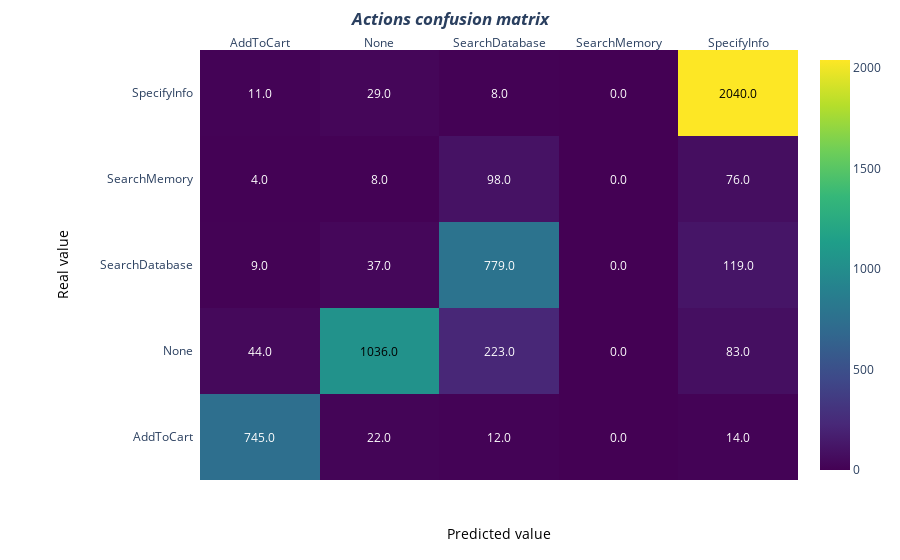

Here is the notebook cell this chart was saved with:
### Code cell
import matplotlib.pyplot as plt
import seaborn as sn
import plotly.figure_factory as ff

znp = np.array(df_test_validation.confusion_matrix[0])
print("original:")
print(znp)
z = znp.transpose()
print("transpose:")
print(z)
x = ['AddToCart', 'None', 'SearchDatabase', 'SearchMemory', 'SpecifyInfo']
y = ['AddToCart', 'None', 'SearchDatabase', 'SearchMemory', 'SpecifyInfo']
     
# change each element of z to type string for annotations
z_text = [[str(y) for y in x] for x in z]
     
# set up figure 
fig = ff.create_annotated_heatmap(z, x=x, y=y, annotation_text=z_text, colorscale='Viridis')

# add title
fig.update_layout(title_text='<i><b>Actions confusion matrix</b></i>',title_x=0.5
                  #xaxis = dict(title='x'),
                  #yaxis = dict(title='x')
                 )

# add custom xaxis title
fig.add_annotation(dict(font=dict(color="black",size=14),
                        x=0.5,
                        y=-0.15,
                        showarrow=False,
                        text="Predicted value",
                        xref="paper",
                        yref="paper"))

# add custom yaxis title
fig.add_annotation(dict(font=dict(color="black",size=14),
                        x=-0.25,
                        y=0.5,
                        showarrow=False,
                        text="Real value",
                        textangle=-90,
                        xref="paper",
                        yref="paper"))

# adjust margins to make room for yaxis title
fig.update_layout(margin=dict(t=50, l=200))

# add colorbar
fig['data'][0]['showscale'] = True
fig.show()
# fig.write_image("plots/action_confusion_matrix.png")

### Figure 1 — Plotly figure (JSON) as saved in the notebook; plotly's stock layout.template omitted (floating-point values rounded to 4 significant figures)
{"data": [{"colorscale": [[0, "#440154"], [0.1111, "#482878"], [0.2222, "#3e4989"], [0.3333, "#31688e"], [0.4444, "#26828e"], [0.5556, "#1f9e89"], [0.6667, "#35b779"], [0.7778, "#6ece58"], [0.8889, "#b5de2b"], [1, "#fde725"]], "reversescale": false, "showscale": true, "type": "heatmap", "x": ["AddToCart", "None", "SearchDatabase", "SearchMemory", "SpecifyInfo"], "y": ["AddToCart", "None", "SearchDatabase", "SearchMemory", "SpecifyInfo"], "z": [[745, 22, 12, 0, 14], [44, 1036, 223, 0, 83], [9, 37, 779, 0, 119], [4, 8, 98, 0, 76], [11, 29, 8, 0, 2040]]}], "layout": {"annotations": [{"font": {"color": "#FFFFFF"}, "showarrow": false, "text": "745.0", "x": "AddToCart", "xref": "x", "y": "AddToCart", "yref": "y"}, {"font": {"color": "#FFFFFF"}, "showarrow": false, "text": "22.0", "x": "None", "xref": "x", "y": "AddToCart", "yref": "y"}, {"font": {"color": "#FFFFFF"}, "showarrow": false, "text": "12.0", "x": "SearchDatabase", "xref": "x", "y": "AddToCart", "yref": "y"}, {"font": {"color": "#FFFFFF"}, "showarrow": false, "text": "0.0", "x": "SearchMemory", "xref": "x", "y": "AddToCart", "yref": "y"}, {"font": {"color": "#FFFFFF"}, "showarrow": false, "text": "14.0", "x": "SpecifyInfo", "xref": "x", "y": "AddToCart", "yref": "y"}, {"font": {"color": "#FFFFFF"}, "showarrow": false, "text": "44.0", "x": "AddToCart", "xref": "x", "y": "None", "yref": "y"}, {"font": {"color": "#000000"}, "showarrow": false, "text": "1036.0", "x": "None", "xref": "x", "y": "None", "yref": "y"}, {"font": {"color": "#FFFFFF"}, "showarrow": false, "text": "223.0", "x": "SearchDatabase", "xref": "x", "y": "None", "yref": "y"}, {"font": {"color": "#FFFFFF"}, "showarrow": false, "text": "0.0", "x": "SearchMemory", "xref": "x", "y": "None", "yref": "y"}, {"font": {"color": "#FFFFFF"}, "showarrow": false, "text": "83.0", "x": "SpecifyInfo", "xref": "x", "y": "None", "yref": "y"}, {"font": {"color": "#FFFFFF"}, "showarrow": false, "text": "9.0", "x": "AddToCart", "xref": "x", "y": "SearchDatabase", "yref": "y"}, {"font": {"color": "#FFFFFF"}, "showarrow": false, "text": "37.0", "x": "None", "xref": "x", "y": "SearchDatabase", "yref": "y"}, {"font": {"color": "#FFFFFF"}, "showarrow": false, "text": "779.0", "x": "SearchDatabase", "xref": "x", "y": "SearchDatabase", "yref": "y"}, {"font": {"color": "#FFFFFF"}, "showarrow": false, "text": "0.0", "x": "SearchMemory", "xref": "x", "y": "SearchDatabase", "yref": "y"}, {"font": {"color": "#FFFFFF"}, "showarrow": false, "text": "119.0", "x": "SpecifyInfo", "xref": "x", "y": "SearchDatabase", "yref": "y"}, {"font": {"color": "#FFFFFF"}, "showarrow": false, "text": "4.0", "x": "AddToCart", "xref": "x", "y": "SearchMemory", "yref": "y"}, {"font": {"color": "#FFFFFF"}, "showarrow": false, "text": "8.0", "x": "None", "xref": "x", "y": "SearchMemory", "yref": "y"}, {"font": {"color": "#FFFFFF"}, "showarrow": false, "text": "98.0", "x": "SearchDatabase", "xref": "x", "y": "SearchMemory", "yref": "y"}, {"font": {"color": "#FFFFFF"}, "showarrow": false, "text": "0.0", "x": "SearchMemory", "xref": "x", "y": "SearchMemory", "yref": "y"}, {"font": {"color": "#FFFFFF"}, "showarrow": false, "text": "76.0", "x": "SpecifyInfo", "xref": "x", "y": "SearchMemory", "yref": "y"}, {"font": {"color": "#FFFFFF"}, "showarrow": false, "text": "11.0", "x": "AddToCart", "xref": "x", "y": "SpecifyInfo", "yref": "y"}, {"font": {"color": "#FFFFFF"}, "showarrow": false, "text": "29.0", "x": "None", "xref": "x", "y": "SpecifyInfo", "yref": "y"}, {"font": {"color": "#FFFFFF"}, "showarrow": false, "text": "8.0", "x": "SearchDatabase", "xref": "x", "y": "SpecifyInfo", "yref": "y"}, {"font": {"color": "#FFFFFF"}, "showarrow": false, "text": "0.0", "x": "SearchMemory", "xref": "x", "y": "SpecifyInfo", "yref": "y"}, {"font": {"color": "#000000"}, "showarrow": false, "text": "2040.0", "x": "SpecifyInfo", "xref": "x", "y": "SpecifyInfo", "yref": "y"}, {"font": {"color": "black", "size": 14}, "showarrow": false, "text": "Predicted value", "x": 0.5, "xref": "paper", "y": -0.15, "yref": "paper"}, {"font": {"color": "black", "size": 14}, "showarrow": false, "text": "Real value", "textangle": -90, "x": -0.25, "xref": "paper", "y": 0.5, "yref": "paper"}], "margin": {"l": 200, "t": 50}, "title": {"text": "<i><b>Actions confusion matrix</b></i>", "x": 0.5}, "xaxis": {"dtick": 1, "gridcolor": "rgb(0, 0, 0)", "side": "top", "ticks": ""}, "yaxis": {"dtick": 1, "ticks": "", "ticksuffix": "  "}}}
